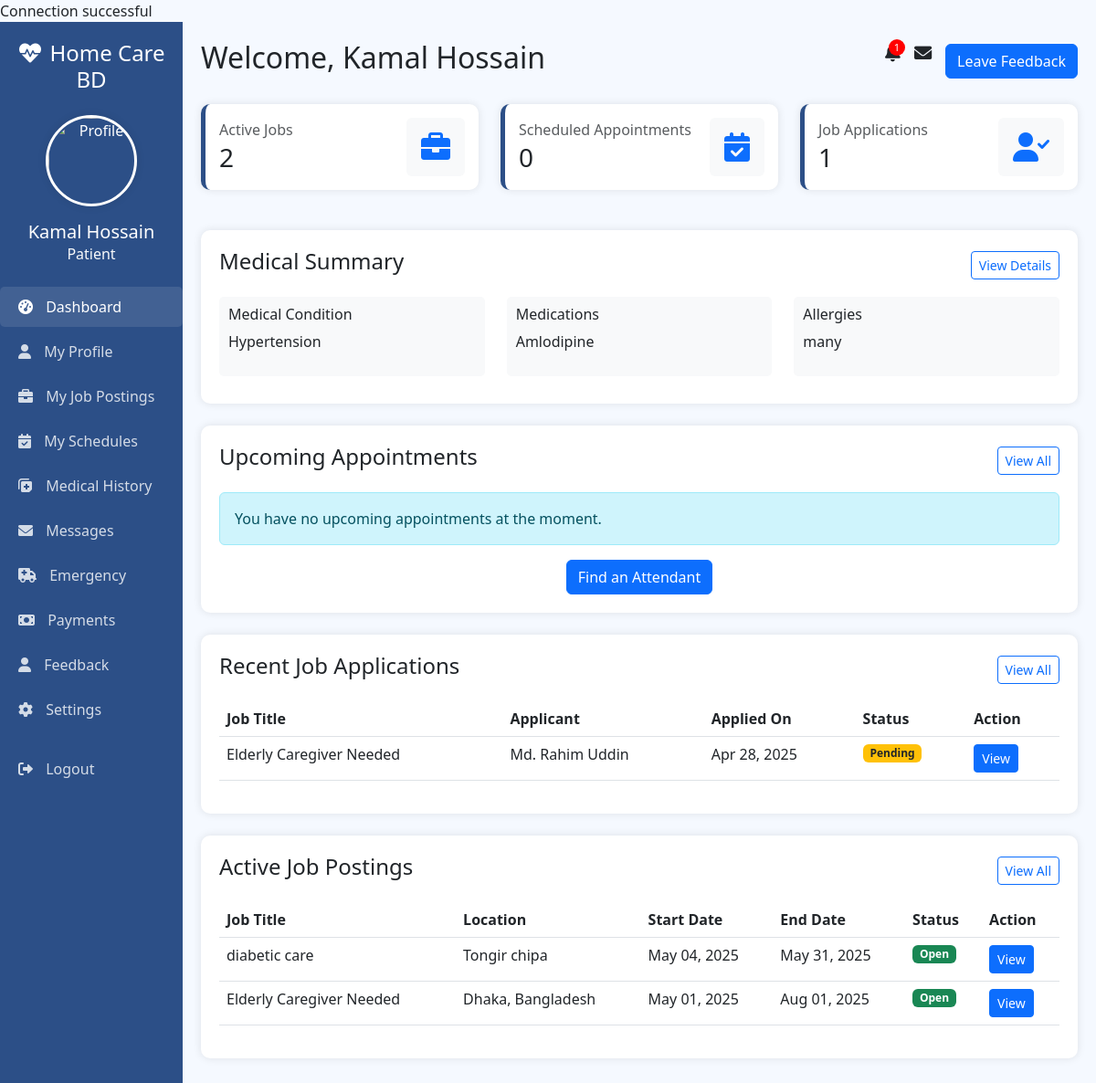
/patient/dashboard.php (signed in), run on the app's committed database.
### tables this page shows
CREATE TABLE `medical_history` (
  `History_ID` int(11) NOT NULL,
  `Patient_ID` int(11) DEFAULT NULL,
  `Condition` text DEFAULT NULL,
  `Medication` text DEFAULT NULL,
  `Allergies` text DEFAULT NULL,
  `Updated_at` datetime DEFAULT current_timestamp() ON UPDATE current_timestamp(),
  `blood_group` varchar(5) DEFAULT NULL,
  `height` decimal(5,2) DEFAULT NULL,
  `weight` decimal(5,2) DEFAULT NULL,
  `emergency_contact` varchar(100) DEFAULT NULL,
  `additional_notes` text DEFAULT NULL
);

CREATE TABLE `job_application` (
  `Application_ID` int(11) NOT NULL,
  `Job_ID` int(11) DEFAULT NULL,
  `Attendant_ID` int(11) DEFAULT NULL,
  `Application_Date` date DEFAULT NULL,
  `Status` enum('pending','accepted','rejected') DEFAULT NULL,
  `Created_at` datetime DEFAULT current_timestamp()
);

CREATE TABLE `job_posting` (
  `Job_ID` int(11) NOT NULL,
  `Patient_ID` int(11) DEFAULT NULL,
  `Job_title` varchar(100) DEFAULT NULL,
  `Job_description` text DEFAULT NULL,
  `Location` varchar(100) DEFAULT NULL,
  `Start_date` date DEFAULT NULL,
  `End_date` date DEFAULT NULL,
  `Status` enum('open','closed','in progress') DEFAULT NULL,
  `Created_at` datetime DEFAULT current_timestamp()
);

CREATE TABLE `users` (
  `User_ID` int(11) NOT NULL,
  `Name` varchar(100) DEFAULT NULL,
  `Username` varchar(50) DEFAULT NULL,
  `Birth_date` date DEFAULT NULL,
  `Email` varchar(100) DEFAULT NULL,
  `Password` varchar(255) NOT NULL,
  `Phone` varchar(20) DEFAULT NULL,
  `Verification_status` enum('pending','verified','rejected') DEFAULT 'pending',
  `Role` enum('attendant','patient','admin') DEFAULT NULL
);

### patient/dashboard.php (the view, shortened to what the rows shown need)
<?php
$user_id = $_SESSION['user_id'];
$name = $_SESSION['name'] ?? 'Patient';
require_once '../dbconnect.php';
$stmt = $conn->prepare("SELECT * FROM medical_history WHERE Patient_ID = ? ORDER BY Updated_at DESC LIMIT 1");
$stmt->bind_param("i", $user_id);
$stmt->execute();
$result = $stmt->get_result();
$medical_history = $result->fetch_assoc();
$stmt = $conn->prepare("SELECT * FROM job_posting WHERE Patient_ID = ? AND Status = 'open' ORDER BY Created_at DESC");
$stmt->bind_param("i", $user_id);
$stmt->execute();
$active_jobs = $stmt->get_result();
$stmt = $conn->prepare("SELECT ja.*, jp.Job_title, u.Name as AttendantName
                        FROM job_application ja
                        JOIN job_posting jp ON ja.Job_ID = jp.Job_ID
                        JOIN users u ON ja.Attendant_ID = u.User_ID
                        WHERE jp.Patient_ID = ?
                        ORDER BY ja.Application_Date DESC
                        LIMIT 5");
$stmt->bind_param("i", $user_id);
$stmt->execute();
$job_applications = $stmt->get_result();
?>
<!DOCTYPE html>
<html lang="en">
<head>
    <link href="https://cdn.jsdelivr.net/npm/bootstrap@5.3.0-alpha1/dist/css/bootstrap.min.css" rel="stylesheet">
    <link rel="stylesheet" href="https://cdnjs.cloudflare.com/ajax/libs/font-awesome/6.0.0-beta3/css/all.min.css">
</head>
<body>
    <div class="container-fluid">
        <div class="row">
            <div class="col-md-9 col-lg-10 main-content">
                <div class="d-flex justify-content-between align-items-center mb-4">
                    <h2>Welcome, <?php echo htmlspecialchars($name); ?></h2>
                </div>
                <div class="dashboard-card mb-4">
                    <?php if ($medical_history): ?>
                    <div class="row">
                        <div class="col-md-4">
                            <div class="medical-info">
                                <h6>Medical Condition</h6>
                                <p><?php echo htmlspecialchars($medical_history['Condition'] ?? 'Not specified'); ?></p>
                            </div>
                        </div>
                        <div class="col-md-4">
                            <div class="medical-info">
                                <h6>Medications</h6>
                                <p><?php echo htmlspecialchars($medical_history['Medication'] ?? 'None'); ?></p>
                            </div>
                        </div>
                        <div class="col-md-4">
                            <div class="medical-info">
                                <h6>Allergies</h6>
                                <p><?php echo htmlspecialchars($medical_history['Allergies'] ?? 'None'); ?></p>
                            </div>
                        </div>
                    </div>
                    <?php else: ?>
                    <div class="alert alert-info">No medical information available. Please update your medical history.</div>
                    <div class="text-center">
                        <a href="medical_history.php" class="btn btn-primary">Update Medical History</a> </div>
                    <?php endif; ?>
                </div>
                <div class="dashboard-card mb-4">
                    <?php if ($job_applications->num_rows > 0): ?>
                        <div class="table-responsive">
                            <table class="table table-hover">
                                <thead>
                                    <tr>
                                        <th>Job Title</th>
                                        <th>Applicant</th>
                                        <th>Applied On</th>
                                        <th>Status</th>
                                        <th>Action</th>
                                    </tr>
                                </thead>
                                <tbody>
                                    <?php while ($application = $job_applications->fetch_assoc()): ?>
                                        <tr>
                                            <td><?php echo htmlspecialchars($application['Job_title']); ?></td>
                                            <td><?php echo htmlspecialchars($application['AttendantName']); ?></td>
                                            <td><?php echo htmlspecialchars(date('M d, Y', strtotime($application['Application_Date']))); ?></td>
                                            <td>
                                                <?php if ($application['Status'] == 'pending'): ?>
                                                    <span class="badge bg-warning text-dark">Pending</span>
                                                <?php elseif ($application['Status'] == 'accepted'): ?>
                                                    <span class="badge bg-success">Accepted</span>
                                                <?php elseif ($application['Status'] == 'rejected'): ?>
                                                    <span class="badge bg-danger">Rejected</span>
                                                <?php endif; ?>
                                            </td>
                                            <td>
                                                <a href="view_application.php?id=<?php echo htmlspecialchars($application['Application_ID']); ?>" class="btn btn-sm btn-primary">View</a> </td>
                                        </tr>
                                    <?php endwhile; ?>
                                </tbody>
                            </table>
                        </div>
                    <?php else: ?>
                        <div class="alert alert-info">No job applications received yet.</div>
                        <div class="text-center">
                            <a href="job_posting.php" class="btn btn-primary">Post a Job</a> </div>
                    <?php endif; ?>
                </div>
                <div class="dashboard-card">
                    <?php if ($active_jobs->num_rows > 0): ?>
                        <div class="table-responsive">
                            <table class="table table-hover">
                                <thead>
                                    <tr>
                                        <th>Job Title</th>
                                        <th>Location</th>
                                        <th>Start Date</th>
                                        <th>End Date</th>
                                        <th>Status</th>
                                        <th>Action</th>
                                    </tr>
                                </thead>
                                <tbody>
                                    <?php while ($job = $active_jobs->fetch_assoc()): ?>
                                        <tr>
                                            <td><?php echo htmlspecialchars($job['Job_title']); ?></td>
                                            <td><?php echo htmlspecialchars($job['Location']); ?></td>
                                            <td><?php echo htmlspecialchars(date('M d, Y', strtotime($job['Start_date']))); ?></td>
                                            <td><?php echo htmlspecialchars(date('M d, Y', strtotime($job['End_date']))); ?></td>
                                            <td><span class="badge bg-success">Open</span></td>
                                            <td>
                                                <a href="view_job.php?id=<?php echo htmlspecialchars($job['Job_ID']); ?>" class="btn btn-sm btn-primary">View</a> </td>
                                        </tr>
                                    <?php endwhile; ?>
                                </tbody>
                            </table>
                        </div>
                    <?php else: ?>
                        <div class="alert alert-info">You have no active job postings at the moment.</div>
                        <div class="text-center">
                            <a href="job_posting.php" class="btn btn-primary">Post a Job</a> </div>
                    <?php endif; ?>
                </div>
            </div>
        </div>
    </div>
</body>
</html>

### data on the page
medical_history: Condition "Hypertension", Medication "Amlodipine", Allergies "many"
job_application: Job_ID.Job_title "Elderly Caregiver Needed", users.Name "Md. Rahim Uddin", Application_Date "Apr 28, 2025", Status "Pending"
job_posting: Job_title "diabetic care", Location "Tongir chipa", Start_date "May 04, 2025", End_date "May 31, 2025"
job_posting: Job_title "Elderly Caregiver Needed", Location "Dhaka, Bangladesh", Start_date "May 01, 2025", End_date "Aug 01, 2025"

### other printed values
$name "Kamal Hossain"
$unread_notifications "1"
$active_jobs->num_rows "2"
$scheduled_appointments->num_rows "0"
$job_applications->num_rows "1"
